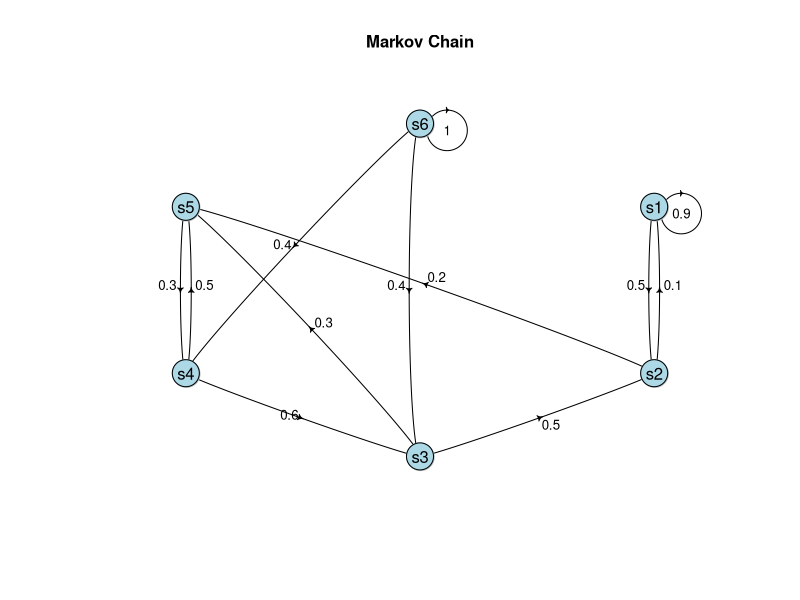
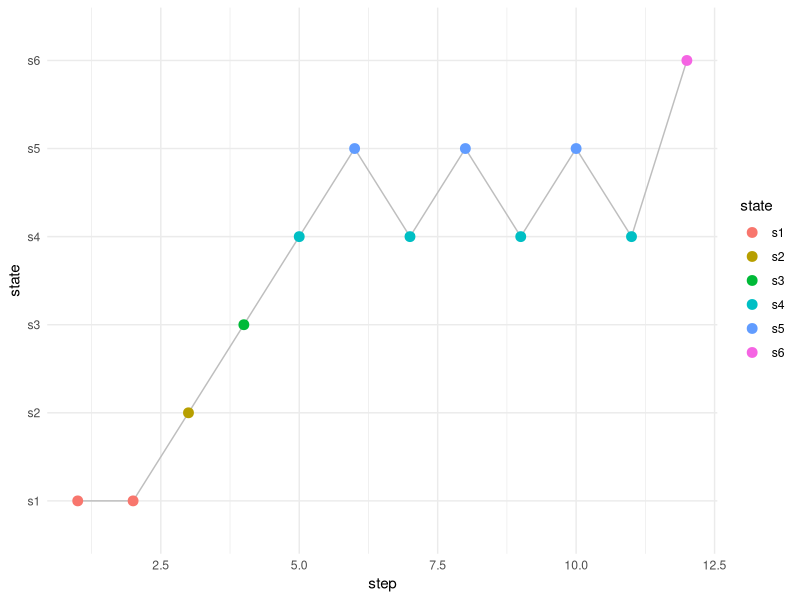
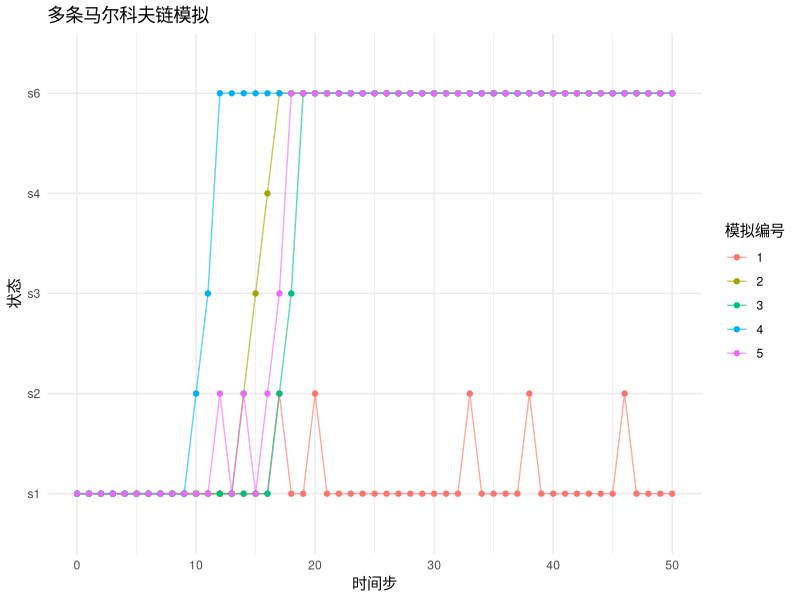
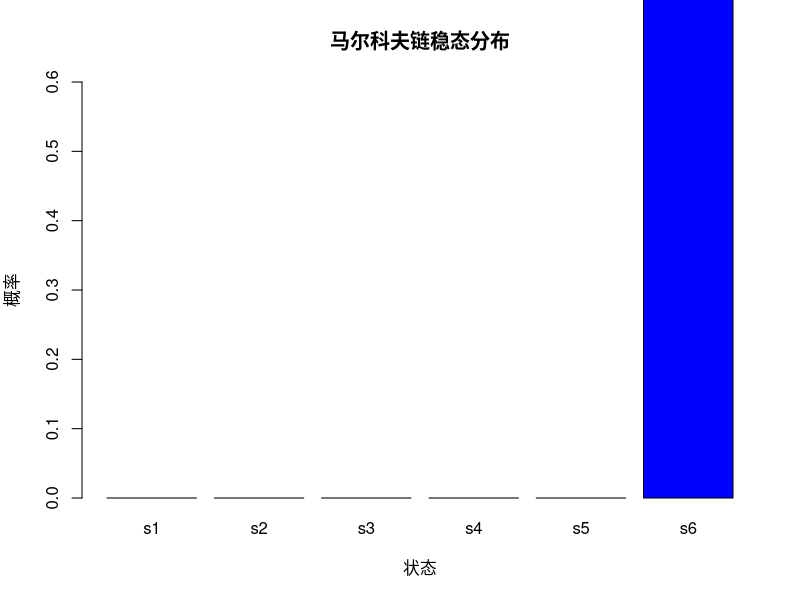
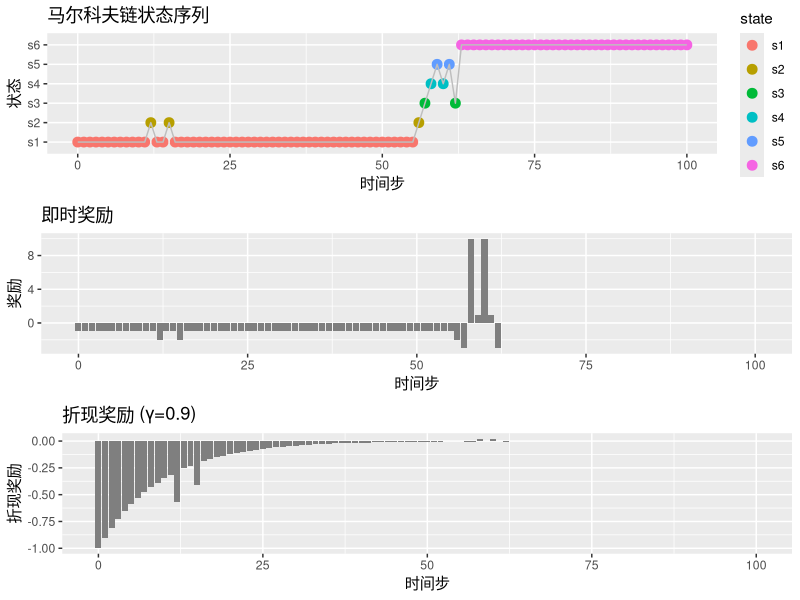

Generate these figures, in order, with R:
#####################
# 用R语言手搓马尔可夫决策过程markov
# http://blog.fens.me/r-markov/
######################

setwd("C:/work/R/stat")

# 6种状态
s <- c("s1", "s2", "s3", "s4", "s5", "s6")
s

# 转移概率矩阵
p <- matrix(c(
  0.9,0.1,  0,  0,  0,  0,
  0.5,  0,0.5,  0,  0,  0,
    0,  0,  0,0.6,  0,0.4,
    0,  0,  0,  0,0.3,0.4,
    0,0.2,0.3,0.5,  0,  0,
    0,  0,  0,  0,  0,  1
), nrow = 6, byrow = TRUE, dimnames = list(s, s))
p

# 画图
library(diagram)
plotmat(p,lwd = 1, box.lwd = 1, cex.txt = 0.8, 
        box.size = 0.02, box.type = "circle", shadow.size = 0.001,
        box.col = "light blue",  arr.length=0.1, arr.width=0.1,
        self.cex = 1.5,self.shifty = -0.01,self.shiftx = 0.04, 
        main = "Markov Chain")


# 模拟马尔科夫链的函数
simulate_markov_chain <- function(transition_matrix, initial_state, n_steps, stop=NULL) {
  states <- rownames(transition_matrix)
  chain <- character(n_steps + 1)
  chain[1] <- initial_state
  
  for (i in 1:n_steps) {
    current_state <- chain[i]
    next_state <- sample(states, size = 1, prob = transition_matrix[current_state, ])
    chain[i + 1] <- next_state
  }
  
  if(!is.null(stop)){
    chain<-chain[1:which(chain==stop)[1]]  
  }
  
  return(chain)
}

# 设置初始状态和步数
initial_state <- "s1"
n_steps <- 100
stop_state<-'s6'

# 模拟马尔科夫链
markov_chain <- simulate_markov_chain(p, initial_state, n_steps,stop_state)
markov_chain

library(ggplot2)
library(dplyr)

# 准备数据用于绘图
chain_df <- data.frame(
  step = 1:length(markov_chain),
  state = factor(markov_chain, levels = s)
)

# 绘制马尔科夫链路径
ggplot(chain_df, aes(x = step, y = state, group = 1)) +
  geom_line(color = "gray") +
  geom_point(aes(color = state), size = 3) +
  scale_x_continuous()+
  theme_minimal()


# 模拟多条马尔科夫链观察收敛性
n_simulations <- 5
n_steps <- 50
simulations <- list()

for (i in 1:n_simulations) {
  simulations[[i]] <- simulate_markov_chain(p, initial_state, n_steps)
}

# 准备数据用于绘图
sim_df <- data.frame(
  step = rep(0:n_steps, n_simulations),
  state = unlist(simulations),
  simulation = rep(1:n_simulations, each = n_steps + 1)
)

# 绘制多条马尔科夫链
ggplot(sim_df, aes(x = step, y = state, group = simulation, color = factor(simulation))) +
  geom_line(alpha = 0.6) +
  geom_point(size = 1.5) +
  labs(title = "多条马尔科夫链模拟",
       x = "时间步", y = "状态",
       color = "模拟编号") +
  theme_minimal()


# 计算马尔科夫链的稳态分布
calculate_steady_state <- function(transition_matrix, tolerance = 1e-6) {
  n_states <- nrow(transition_matrix)
  # 初始猜测
  pi <- rep(1/n_states, n_states)
  
  while (TRUE) {
    pi_new <- pi %*% transition_matrix
    if (max(abs(pi_new - pi)) < tolerance) break
    pi <- pi_new
  }
  
  return(as.vector(pi_new))
}

steady_state <- calculate_steady_state(p)
names(steady_state) <- s

#稳态分布:
steady_state

# 可视化稳态分布
barplot(steady_state, col = c("gold", "gray", "blue"),
        main = "马尔科夫链稳态分布",
        ylab = "概率", xlab = "状态",
        ylim = c(0, 0.6))



# 模拟带奖励的马尔科夫链
simulate_markov_reward <- function(transition_matrix, rewards, initial_state, n_steps, gamma = 0.9, stop=NULL) {
  states <- rownames(transition_matrix)
  chain <- character(n_steps + 1)
  reward_sequence <- numeric(n_steps + 1)
  discounted_rewards <- numeric(n_steps + 1)
  
  chain[1] <- initial_state
  reward_sequence[1] <- rewards[initial_state]
  discounted_rewards[1] <- (gamma^0) * rewards[initial_state]
  
  for (i in 1:n_steps) {
    current_state <- chain[i]
    next_state <- sample(states, size = 1, prob = transition_matrix[current_state, ])
    chain[i + 1] <- next_state
    reward_sequence[i + 1] <- rewards[next_state]
    discounted_rewards[i + 1] <- (gamma^i) * rewards[next_state]
  }
  
  return(list(
    chain = chain,
    reward = unlist(reward_sequence),
    discounted_reward = unlist(discounted_rewards),
    total_reward = sum(unlist(reward_sequence)),
    total_discounted_reward = sum(unlist(discounted_rewards))
  ))
}

# 模拟参数
initial_state <- "s1"
n_steps <- 100
gamma <- 0.9  # 折扣因子
rewards<-data.frame("s1"=-1,"s2"=-2,"s3"=-3,"s4"=10,"s5"=1,"s6"=0)

# 运行模拟
result <- simulate_markov_reward(p, rewards, initial_state, n_steps, gamma)

# 打印结果
print(paste("总奖励:", result$total_reward))
print(paste("总折现奖励:", result$total_discounted_reward))

# 可视化马尔科夫链状态序列

library(ggplot2)
library(gridExtra)

# 准备数据
sim_data <- data.frame(
  step = 0:n_steps,
  state = factor(result$chain, levels = s),
  reward = result$reward,
  discounted_reward = result$discounted_reward
)


# 绘制状态和奖励
p1 <- ggplot(sim_data, aes(x = step, y = state, color = state)) +
  geom_point(size = 3) +
  geom_line(aes(group = 1), color = "gray") +
  labs(title = "马尔科夫链状态序列", x = "时间步", y = "状态")

p2 <- ggplot(sim_data, aes(x = step, y = reward)) +
  geom_col(aes(fill = state)) +
  scale_fill_manual(values = c("Sunny" = "gold", "Cloudy" = "gray", "Rainy" = "blue")) +
  labs(title = "即时奖励", x = "时间步", y = "奖励")

p3 <- ggplot(sim_data, aes(x = step, y = discounted_reward)) +
  geom_col(aes(fill = state)) +
  scale_fill_manual(values = c("Sunny" = "gold", "Cloudy" = "gray", "Rainy" = "blue")) +
  labs(title = paste0("折现奖励 (γ=", gamma, ")"), x = "时间步", y = "折现奖励")

# 组合图形
grid.arrange(p1, p2, p3, ncol = 1)

# 价值函数计算求解Bellman方程

# 计算状态价值函数
calculate_state_values <- function(transition_matrix, rewards, gamma = 0.9, epsilon = 1e-6) {
  n_states <- nrow(transition_matrix)
  I <- diag(n_states)
  
  # 构建线性方程组: V = R + γPV → (I - γP)V = R
  A <- I - gamma * transition_matrix
  b <- rewards
  
  # 解线性方程组
  V <- solve(A, b)
  
  return(V)
}

# 参数
p
rewards
gamma

# 计算状态价值
state_values <- calculate_state_values(p, rewards, gamma)

print("状态价值函数:")
print(state_values)
